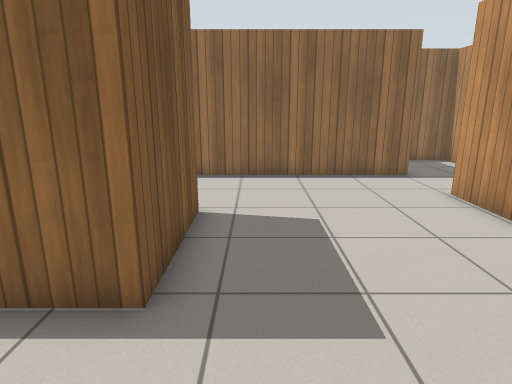
[1] (above)

20 first-person views from a walk through a world built for the Gazebo simulator. The camera is 1.2 m above the floor, tilts 14° down and sees 75° across. The floor is counted in squares, 0.5 m on a side. Each view is taken from the middle of a square. On the plan, view 1 faces up. The plan holds only what a view shows up to about 19 squares ahead; the rest is blank. Gazebo's built-in surfaces are drawn with simple patterns.

[2]
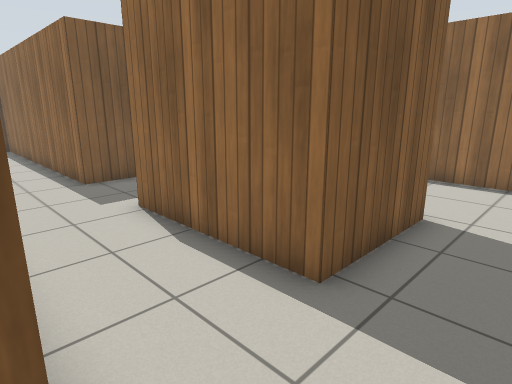

[3]
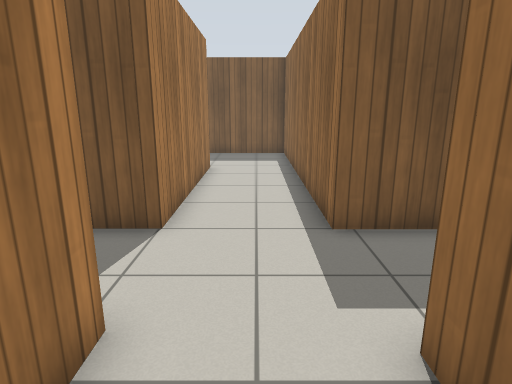

[4]
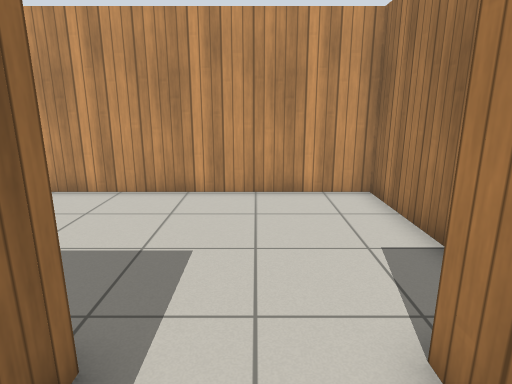

[5]
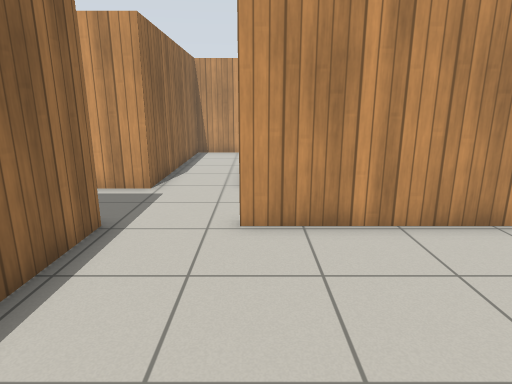

[6]
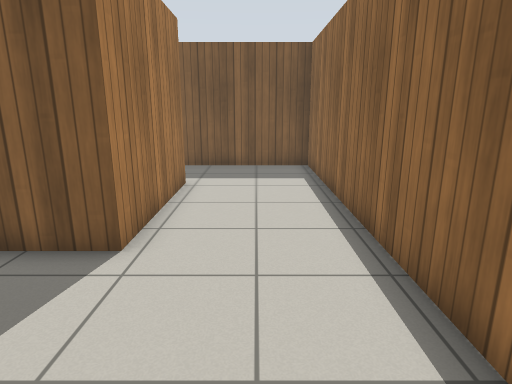

[7]
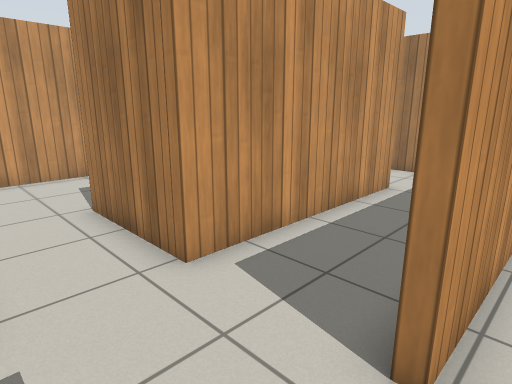

[8]
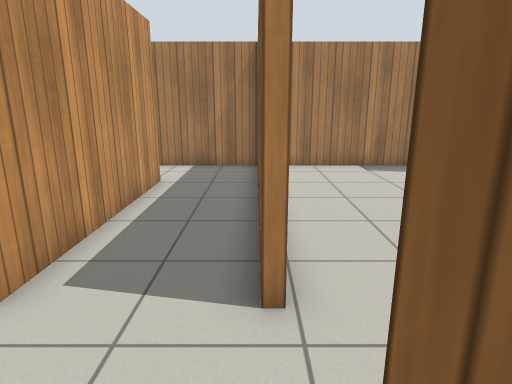

[9]
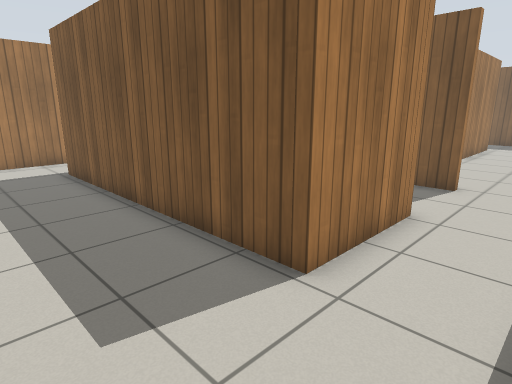

[10]
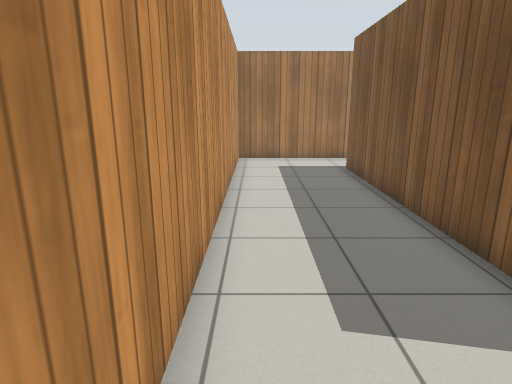

[11]
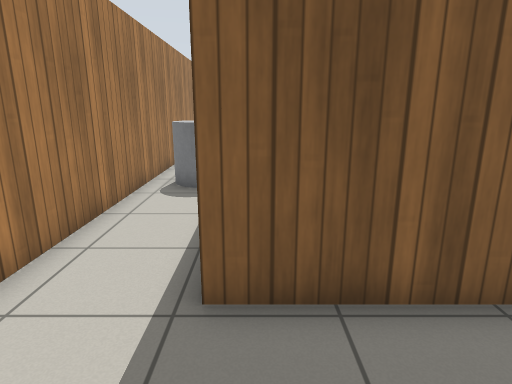

[12]
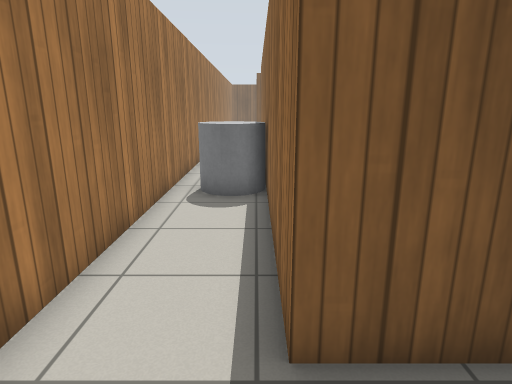

[13]
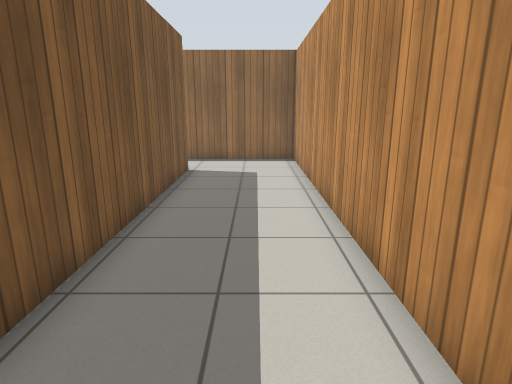

[14]
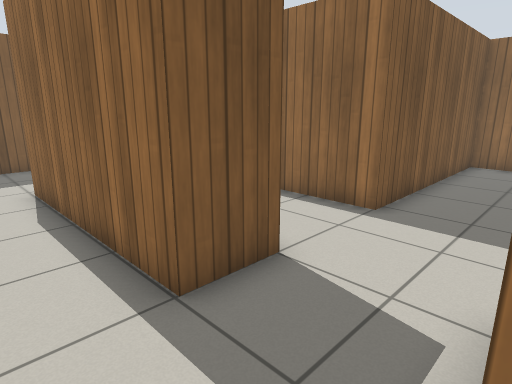

[15]
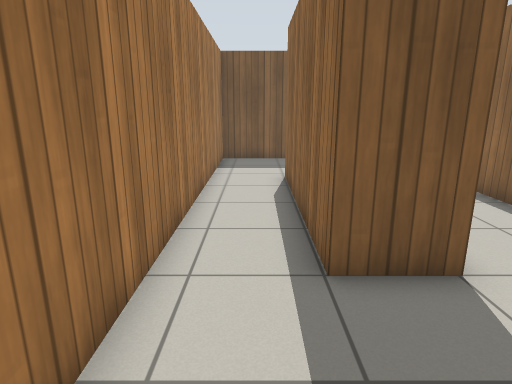

[16]
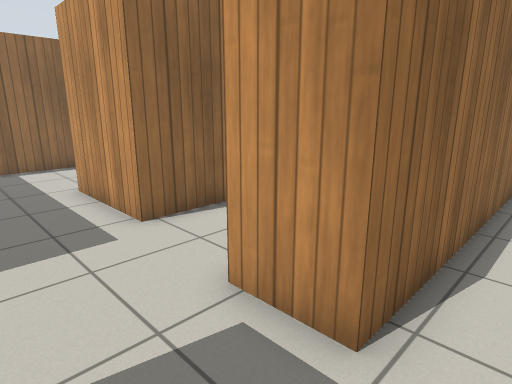

[17]
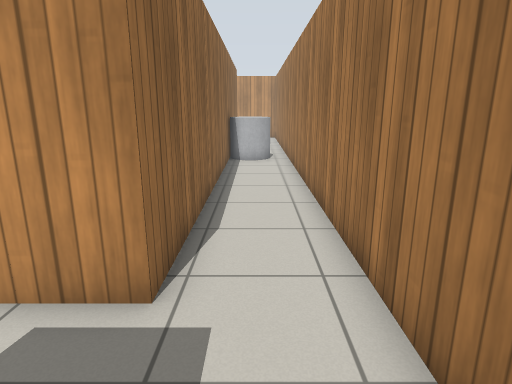

[18]
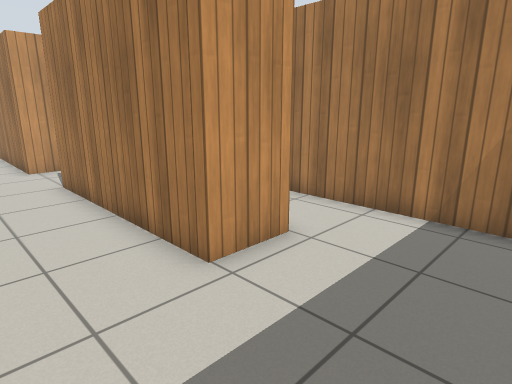

[19]
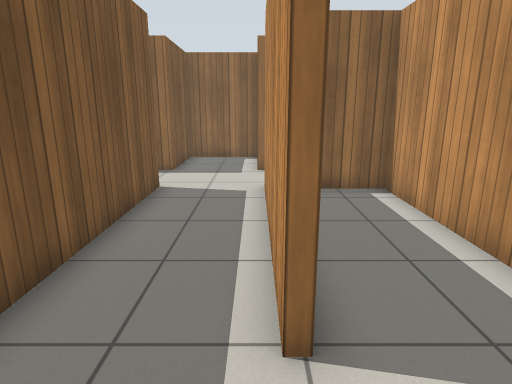

[20]
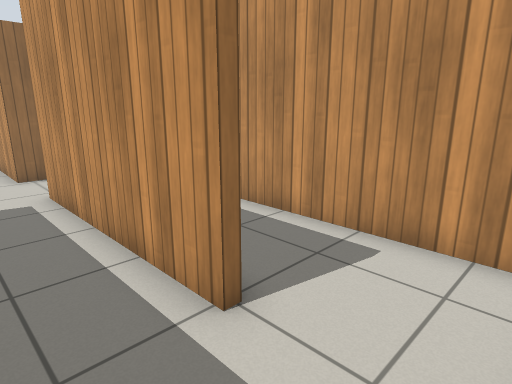

### Floor plan
Points are (right, up) in squares from view 1. A wall is a line through its corners. A room is listed if a view was taken in it or the views show most of it. See-through windows are left out.
Room 1 (views 1, 2, 3, 4, 5, 6, 7, 8, 9, 10, 11, 12, 13, 14, 15, 16, 17, 18, 19, 20)
walls: (-1.4, 3.7) (-6.9, 3.7) (-6.9, 7.7) (-1.4, 7.7) (-1.4, 3.7); (-0.6, -1.4) (5.6, -1.4) (5.6, 9.4); (4.4, -1.7) (-7.2, -1.7) (-7.2, 0.3) (-1.1, 0.3); (5.9, -1.4) (9.6, -1.4); (5.9, 9.4) (5.9, 2); (9.3, 1.7) (9.3, 9.3) (13.3, 9.3) (13.3, -1.7) (6.5, -1.7); (5.7, 12.3) (-10.5, 12.3) (-10.5, 3.7) (-22.5, 3.7) (-22.5, -4.6) (17.9, -4.6) (17.9, 12.3) (9.1, 12.3) (9.1, 16) (5.7, 16) (5.7, 12.3); (-10.5, 0.1) (-10.5, -1.9) (-18, -1.9) (-18, 0.1) (-10.5, 0.1)
ways out: opening at (10, 0) to room 2
objects: grey cylinder (5, -3) to (7, -2)
Room 2 (no view inside)
walls: (13, -0.5) (13, 9) (11, 9); (9.6, -1.4) (10.6, -1.4)
ways out: opening at (10, 0) to room 1

Positions as (right, up) in squares from view 1, and headings:
1: (0, 0), facing up
2: (1, 0), facing up-left
3: (-4, 2), facing left
4: (-4, 2), facing right
5: (-1, 9), facing right
6: (4, 10), facing left
7: (5, 12), facing down-right
8: (6, 13), facing down
9: (17, 12), facing down-left
10: (17, 12), facing down
11: (17, -1), facing left
12: (16, -2), facing left
13: (16, -4), facing up
14: (-7, -4), facing up-left
15: (-6, -3), facing left
16: (-10, -3), facing up-right
17: (-11, -3), facing right
18: (-22, 3), facing down-right
19: (9, -1), facing up
20: (7, -1), facing up-right
